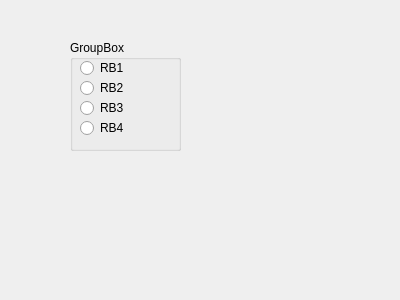
<?xml version="1.0" encoding="UTF-8"?>
<ui version="4.0">
 <class>Dialog</class>
 <widget class="QDialog" name="Dialog">
  <property name="geometry">
   <rect>
    <x>0</x>
    <y>0</y>
    <width>400</width>
    <height>300</height>
   </rect>
  </property>
  <property name="windowTitle">
   <string>Dialog</string>
  </property>
  <widget class="QGroupBox" name="groupBox">
   <property name="geometry">
    <rect>
     <x>70</x>
     <y>40</y>
     <width>111</width>
     <height>111</height>
    </rect>
   </property>
   <property name="title">
    <string>GroupBox</string>
   </property>
   <widget class="QRadioButton" name="RB1">
    <property name="geometry">
     <rect>
      <x>10</x>
      <y>20</y>
      <width>90</width>
      <height>16</height>
     </rect>
    </property>
    <property name="text">
     <string>RB1</string>
    </property>
   </widget>
   <widget class="QRadioButton" name="RB2">
    <property name="geometry">
     <rect>
      <x>10</x>
      <y>40</y>
      <width>90</width>
      <height>16</height>
     </rect>
    </property>
    <property name="text">
     <string>RB2</string>
    </property>
   </widget>
   <widget class="QRadioButton" name="RB3">
    <property name="geometry">
     <rect>
      <x>10</x>
      <y>60</y>
      <width>90</width>
      <height>16</height>
     </rect>
    </property>
    <property name="text">
     <string>RB3</string>
    </property>
   </widget>
   <widget class="QRadioButton" name="RB4">
    <property name="geometry">
     <rect>
      <x>10</x>
      <y>80</y>
      <width>90</width>
      <height>16</height>
     </rect>
    </property>
    <property name="text">
     <string>RB4</string>
    </property>
   </widget>
  </widget>
 </widget>
 <resources/>
 <connections/>
</ui>
